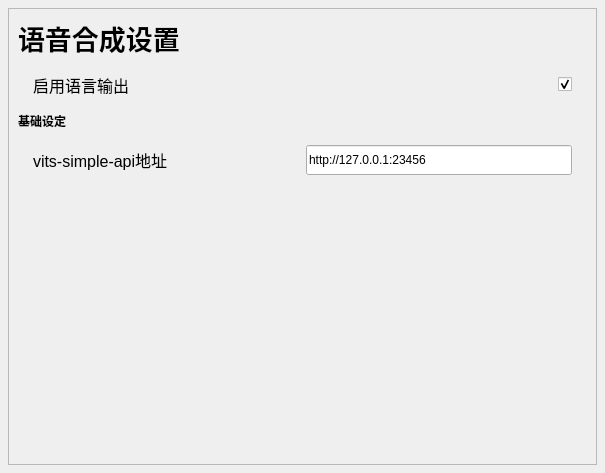
<?xml version="1.0" encoding="UTF-8"?>
<ui version="4.0">
 <class>setting_vits</class>
 <widget class="QWidget" name="setting_vits">
  <property name="geometry">
   <rect>
    <x>0</x>
    <y>0</y>
    <width>605</width>
    <height>473</height>
   </rect>
  </property>
  <property name="windowTitle">
   <string>Form</string>
  </property>
  <layout class="QVBoxLayout" name="verticalLayout" stretch="0">
   <property name="leftMargin">
    <number>8</number>
   </property>
   <property name="topMargin">
    <number>8</number>
   </property>
   <property name="rightMargin">
    <number>8</number>
   </property>
   <property name="bottomMargin">
    <number>8</number>
   </property>
   <item>
    <widget class="QScrollArea" name="scrollArea">
     <property name="widgetResizable">
      <bool>true</bool>
     </property>
     <widget class="QWidget" name="scrollAreaWidgetContents">
      <property name="geometry">
       <rect>
        <x>0</x>
        <y>0</y>
        <width>587</width>
        <height>455</height>
       </rect>
      </property>
      <layout class="QVBoxLayout" name="verticalLayout_2" stretch="0,0,0,0,1">
       <item>
        <widget class="ElaText" name="label">
         <property name="font">
          <font>
           <pointsize>20</pointsize>
           <bold>true</bold>
          </font>
         </property>
         <property name="text">
          <string>语音合成设置</string>
         </property>
        </widget>
       </item>
       <item>
        <widget class="ElaScrollPageArea" name="widget_7" native="true">
         <layout class="QHBoxLayout" name="horizontalLayout_8">
          <property name="leftMargin">
           <number>15</number>
          </property>
          <property name="rightMargin">
           <number>15</number>
          </property>
          <item>
           <widget class="ElaText" name="label_8">
            <property name="font">
             <font>
              <pointsize>12</pointsize>
             </font>
            </property>
            <property name="text">
             <string>启用语言输出</string>
            </property>
           </widget>
          </item>
          <item>
           <widget class="ElaCheckBox" name="checkBox_enable">
            <property name="sizePolicy">
             <sizepolicy hsizetype="Fixed" vsizetype="Fixed">
              <horstretch>0</horstretch>
              <verstretch>0</verstretch>
             </sizepolicy>
            </property>
            <property name="text">
             <string/>
            </property>
            <property name="checked">
             <bool>true</bool>
            </property>
           </widget>
          </item>
         </layout>
        </widget>
       </item>
       <item>
        <widget class="ElaText" name="label_17">
         <property name="font">
          <font>
           <bold>true</bold>
          </font>
         </property>
         <property name="text">
          <string>基础设定</string>
         </property>
        </widget>
       </item>
       <item>
        <widget class="ElaScrollPageArea" name="widget_vitsLocation" native="true">
         <layout class="QHBoxLayout" name="horizontalLayout_7" stretch="2,2">
          <property name="leftMargin">
           <number>15</number>
          </property>
          <property name="rightMargin">
           <number>15</number>
          </property>
          <item>
           <widget class="ElaText" name="label_7">
            <property name="font">
             <font>
              <pointsize>12</pointsize>
             </font>
            </property>
            <property name="text">
             <string>vits-simple-api地址</string>
            </property>
           </widget>
          </item>
          <item>
           <widget class="ElaLineEdit" name="lineEdit_url">
            <property name="minimumSize">
             <size>
              <width>0</width>
              <height>30</height>
             </size>
            </property>
            <property name="text">
             <string>http://127.0.0.1:23456</string>
            </property>
            <property name="alignment">
             <set>Qt::AlignmentFlag::AlignLeading|Qt::AlignmentFlag::AlignLeft|Qt::AlignmentFlag::AlignVCenter</set>
            </property>
           </widget>
          </item>
         </layout>
        </widget>
       </item>
       <item>
        <spacer name="verticalSpacer_4">
         <property name="orientation">
          <enum>Qt::Orientation::Vertical</enum>
         </property>
         <property name="sizeHint" stdset="0">
          <size>
           <width>20</width>
           <height>160</height>
          </size>
         </property>
        </spacer>
       </item>
      </layout>
     </widget>
    </widget>
   </item>
  </layout>
 </widget>
 <customwidgets>
  <customwidget>
   <class>ElaText</class>
   <extends>QLabel</extends>
   <header location="global">elatext.h</header>
  </customwidget>
  <customwidget>
   <class>ElaScrollPageArea</class>
   <extends>QWidget</extends>
   <header location="global">elascrollpagearea.h</header>
   <container>1</container>
  </customwidget>
  <customwidget>
   <class>ElaLineEdit</class>
   <extends>QLineEdit</extends>
   <header location="global">elalineedit.h</header>
  </customwidget>
  <customwidget>
   <class>ElaCheckBox</class>
   <extends>QCheckBox</extends>
   <header location="global">elacheckbox.h</header>
  </customwidget>
 </customwidgets>
 <resources/>
 <connections/>
</ui>
